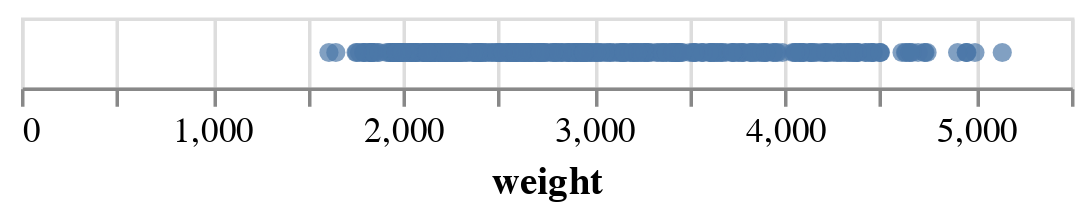

Notebook cell for this chart:
### Code cell
alt.Chart(df).mark_circle().encode(
    x="weight"
)

### Figure 1 — Vega-Lite specification as saved in the notebook (floating-point values rounded to 4 significant figures; data arrays with more than 128 entries replaced by an {"elided": "..."} marker saying what was removed)
{"config": {"view": {"continuousWidth": 300, "continuousHeight": 300}}, "data": {"name": "data-f1198cc0481ad698d7dc4699e0a3efa7"}, "mark": {"type": "circle"}, "encoding": {"x": {"field": "weight", "type": "quantitative"}}, "$schema": "https://vega.github.io/schema/vega-lite/v5.8.0.json", "datasets": {"data-f1198cc0481ad698d7dc4699e0a3efa7": {"elided": "398 records"}}}
